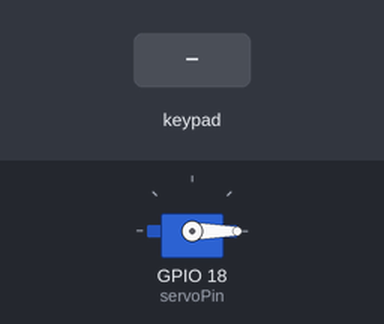
A sketch run on a simulated ESP32. Parts: servo. The test bench sets the inputs (shaded band). What the sketch prints to the serial monitor is not drawn.

Above: at 1.2 s.
1.3 s: keypad keys 1 2 3 4 pressed 0.4 s apart
At 2.8 s:
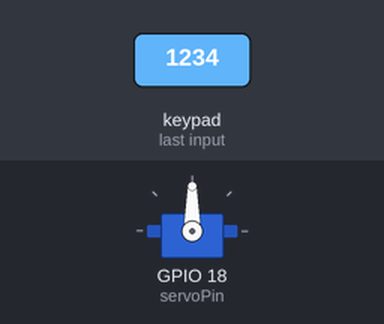
15.4 s: keypad keys 1 2 3 4 * pressed 0.4 s apart
At 22.2 s:
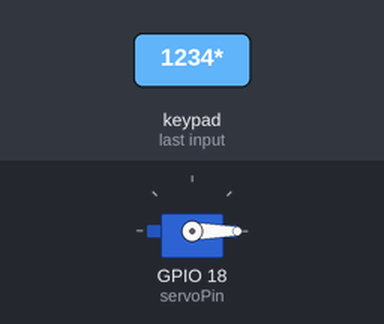
Timing chart, 0 to 23.1 s (numbered marks = the images above; inputs shaded):
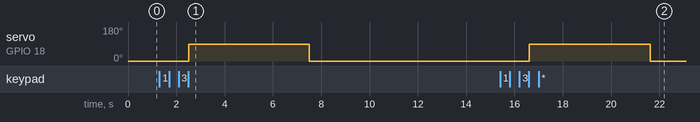

The sketch:

Code.ino
```cpp
#include <Keypad.h>
#include <Servo.h>

const byte ROWS = 4;
const byte COLS = 4;

char keys[ROWS][COLS] = {
  {'1','2','3','A'},
  {'4','5','6','B'},
  {'7','8','9','C'},
  {'*','0','#','D'}
};

byte rowPins[ROWS] = {14, 27, 26, 25};
byte colPins[COLS] = {33, 32, 21, 22};

Keypad keypad = Keypad(makeKeymap(keys), rowPins, colPins, ROWS, COLS);

Servo lockServo;
const int servoPin = 18;
String inputPassword = "";
String correctPassword = "1234";

void setup() {
  Serial.begin(115200);
  lockServo.attach(servoPin);
  lockServo.write(0); // locked position
  Serial.println("Smart Lock Ready. Enter 4-digit code:");
}

void loop() {
  char key = keypad.getKey();

  if (key != NO_KEY) {
    Serial.print(key);
    inputPassword += key;

    if (inputPassword.length() == 4) {
      if (inputPassword == correctPassword) {
        Serial.println("\n✅ Access Granted");
        lockServo.write(90); // Unlock
        delay(5000);
        lockServo.write(0); // Lock back
        Serial.println("🔒 Locked");
      } else {
        Serial.println("\n❌ Access Denied");
      }
      inputPassword = "";
    }
  }
}
```

Measured:
- after the input at 1.3 s, servo on GPIO 18 (servoPin): 0° → 90° after 1.2 s, → 0° 5.0 s later
- after the input at 15.4 s, servo on GPIO 18 (servoPin): 0° → 90° after 1.2 s, → 0° 5.0 s later
